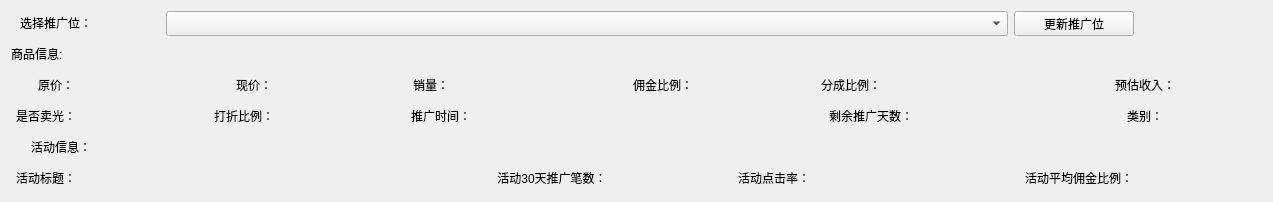
     <widget class="QWidget" name="widget" native="true">
      <layout class="QGridLayout" name="gridLayout">
       <item row="3" column="11">
        <widget class="QLabel" name="remain_time_s">
         <property name="sizePolicy">
          <sizepolicy hsizetype="Expanding" vsizetype="Expanding">
           <horstretch>0</horstretch>
           <verstretch>0</verstretch>
          </sizepolicy>
         </property>
         <property name="minimumSize">
          <size>
           <width>110</width>
           <height>25</height>
          </size>
         </property>
         <property name="maximumSize">
          <size>
           <width>110</width>
           <height>25</height>
          </size>
         </property>
         <property name="text">
          <string>&lt;html&gt;&lt;head/&gt;&lt;body&gt;&lt;p align=&quot;center&quot;&gt;剩余推广天数：&lt;/p&gt;&lt;/body&gt;&lt;/html&gt;</string>
         </property>
        </widget>
       </item>
       <item row="2" column="15">
        <widget class="QLabel" name="income_s">
         <property name="sizePolicy">
          <sizepolicy hsizetype="Expanding" vsizetype="Expanding">
           <horstretch>0</horstretch>
           <verstretch>0</verstretch>
          </sizepolicy>
         </property>
         <property name="minimumSize">
          <size>
           <width>70</width>
           <height>25</height>
          </size>
         </property>
         <property name="maximumSize">
          <size>
           <width>70</width>
           <height>25</height>
          </size>
         </property>
         <property name="text">
          <string>&lt;html&gt;&lt;head/&gt;&lt;body&gt;&lt;p align=&quot;center&quot;&gt;预估收入：&lt;/p&gt;&lt;/body&gt;&lt;/html&gt;</string>
         </property>
        </widget>
       </item>
       <item row="2" column="16">
        <widget class="QLabel" name="income">
         <property name="sizePolicy">
          <sizepolicy hsizetype="Expanding" vsizetype="Expanding">
           <horstretch>0</horstretch>
           <verstretch>0</verstretch>
          </sizepolicy>
         </property>
         <property name="minimumSize">
          <size>
           <width>60</width>
           <height>25</height>
          </size>
         </property>
         <property name="maximumSize">
          <size>
           <width>16777215</width>
           <height>25</height>
          </size>
         </property>
         <property name="styleSheet">
          <string notr="true">color:red;</string>
         </property>
         <property name="text">
          <string>&lt;html&gt;&lt;head/&gt;&lt;body&gt;&lt;p align=&quot;center&quot;&gt;&lt;br/&gt;&lt;/p&gt;&lt;/body&gt;&lt;/html&gt;</string>
         </property>
        </widget>
       </item>
       <item row="0" column="0" colspan="3">
        <widget class="QLabel" name="pid_s">
         <property name="sizePolicy">
          <sizepolicy hsizetype="Expanding" vsizetype="Expanding">
           <horstretch>0</horstretch>
           <verstretch>0</verstretch>
          </sizepolicy>
         </property>
         <property name="minimumSize">
          <size>
           <width>90</width>
           <height>25</height>
          </size>
         </property>
         <property name="maximumSize">
          <size>
           <width>90</width>
           <height>25</height>
          </size>
         </property>
         <property name="text">
          <string>&lt;html&gt;&lt;head/&gt;&lt;body&gt;&lt;p align=&quot;center&quot;&gt;选择推广位：&lt;/p&gt;&lt;/body&gt;&lt;/html&gt;</string>
         </property>
        </widget>
       </item>
       <item row="0" column="3" colspan="11">
        <widget class="QComboBox" name="pid">
         <property name="sizePolicy">
          <sizepolicy hsizetype="Expanding" vsizetype="Expanding">
           <horstretch>0</horstretch>
           <verstretch>0</verstretch>
          </sizepolicy>
         </property>
         <property name="minimumSize">
          <size>
           <width>680</width>
           <height>25</height>
          </size>
         </property>
         <property name="maximumSize">
          <size>
           <width>16777215</width>
           <height>25</height>
          </size>
         </property>
        </widget>
       </item>
       <item row="0" column="14" colspan="2">
        <widget class="QPushButton" name="update_pid">
         <property name="sizePolicy">
          <sizepolicy hsizetype="Expanding" vsizetype="Expanding">
           <horstretch>0</horstretch>
           <verstretch>0</verstretch>
          </sizepolicy>
         </property>
         <property name="minimumSize">
          <size>
           <width>120</width>
           <height>25</height>
          </size>
         </property>
         <property name="maximumSize">
          <size>
           <width>120</width>
           <height>25</height>
          </size>
         </property>
         <property name="text">
          <string>更新推广位</string>
         </property>
        </widget>
       </item>
       <item row="2" column="5">
        <widget class="QLabel" name="discount_price">
         <property name="sizePolicy">
          <sizepolicy hsizetype="Expanding" vsizetype="Expanding">
           <horstretch>0</horstretch>
           <verstretch>0</verstretch>
          </sizepolicy>
         </property>
         <property name="minimumSize">
          <size>
           <width>90</width>
           <height>25</height>
          </size>
         </property>
         <property name="maximumSize">
          <size>
           <width>16777215</width>
           <height>25</height>
          </size>
         </property>
         <property name="font">
          <font>
           <pointsize>10</pointsize>
          </font>
         </property>
         <property name="styleSheet">
          <string notr="true">color:red;</string>
         </property>
         <property name="text">
          <string>&lt;html&gt;&lt;head/&gt;&lt;body&gt;&lt;p align=&quot;center&quot;&gt;&lt;span style=&quot; color:#0000ff;&quot;&gt;&lt;br/&gt;&lt;/span&gt;&lt;/p&gt;&lt;/body&gt;&lt;/html&gt;</string>
         </property>
        </widget>
       </item>
       <item row="2" column="6">
        <widget class="QLabel" name="sold_quantity_s">
         <property name="sizePolicy">
          <sizepolicy hsizetype="Expanding" vsizetype="Expanding">
           <horstretch>0</horstretch>
           <verstretch>0</verstretch>
          </sizepolicy>
         </property>
         <property name="minimumSize">
          <size>
           <width>60</width>
           <height>25</height>
          </size>
         </property>
         <property name="maximumSize">
          <size>
           <width>60</width>
           <height>25</height>
          </size>
         </property>
         <property name="text">
          <string>&lt;html&gt;&lt;head/&gt;&lt;body&gt;&lt;p align=&quot;center&quot;&gt;销量：&lt;/p&gt;&lt;/body&gt;&lt;/html&gt;</string>
         </property>
        </widget>
       </item>
       <item row="2" column="7">
        <widget class="QLabel" name="sold_quantity">
         <property name="sizePolicy">
          <sizepolicy hsizetype="Expanding" vsizetype="Expanding">
           <horstretch>0</horstretch>
           <verstretch>0</verstretch>
          </sizepolicy>
         </property>
         <property name="minimumSize">
          <size>
           <width>90</width>
           <height>25</height>
          </size>
         </property>
         <property name="maximumSize">
          <size>
           <width>16777215</width>
           <height>25</height>
          </size>
         </property>
         <property name="font">
          <font>
           <pointsize>10</pointsize>
          </font>
         </property>
         <property name="styleSheet">
          <string notr="true">color:red;</string>
         </property>
         <property name="text">
          <string>&lt;html&gt;&lt;head/&gt;&lt;body&gt;&lt;p align=&quot;center&quot;&gt;&lt;span style=&quot; color:#ff0000;&quot;&gt;&lt;br/&gt;&lt;/span&gt;&lt;/p&gt;&lt;/body&gt;&lt;/html&gt;</string>
         </property>
        </widget>
       </item>
       <item row="2" column="11" colspan="3">
        <widget class="QLabel" name="share_rate_s">
         <property name="sizePolicy">
          <sizepolicy hsizetype="Expanding" vsizetype="Expanding">
           <horstretch>0</horstretch>
           <verstretch>0</verstretch>
          </sizepolicy>
         </property>
         <property name="minimumSize">
          <size>
           <width>70</width>
           <height>25</height>
          </size>
         </property>
         <property name="maximumSize">
          <size>
           <width>70</width>
           <height>25</height>
          </size>
         </property>
         <property name="text">
          <string>&lt;html&gt;&lt;head/&gt;&lt;body&gt;&lt;p align=&quot;center&quot;&gt;分成比例：&lt;/p&gt;&lt;/body&gt;&lt;/html&gt;</string>
         </property>
        </widget>
       </item>
       <item row="2" column="2" colspan="2">
        <widget class="QLabel" name="auction_price">
         <property name="sizePolicy">
          <sizepolicy hsizetype="Expanding" vsizetype="Expanding">
           <horstretch>0</horstretch>
           <verstretch>0</verstretch>
          </sizepolicy>
         </property>
         <property name="minimumSize">
          <size>
           <width>80</width>
           <height>25</height>
          </size>
         </property>
         <property name="maximumSize">
          <size>
           <width>16777215</width>
           <height>25</height>
          </size>
         </property>
         <property name="font">
          <font>
           <pointsize>10</pointsize>
           <weight>75</weight>
           <bold>true</bold>
          </font>
         </property>
         <property name="styleSheet">
          <string notr="true">color:red;</string>
         </property>
         <property name="text">
          <string>&lt;html&gt;&lt;head/&gt;&lt;body&gt;&lt;p align=&quot;center&quot;&gt;&lt;span style=&quot; font-size:12pt; font-weight:600; color:#ff0000;&quot;&gt;&lt;br/&gt;&lt;/span&gt;&lt;/p&gt;&lt;/body&gt;&lt;/html&gt;</string>
         </property>
        </widget>
       </item>
       <item row="2" column="0" colspan="2">
        <widget class="QLabel" name="auction_price_s">
         <property name="sizePolicy">
          <sizepolicy hsizetype="Expanding" vsizetype="Expanding">
           <horstretch>0</horstretch>
           <verstretch>0</verstretch>
          </sizepolicy>
         </property>
         <property name="minimumSize">
          <size>
           <width>90</width>
           <height>25</height>
          </size>
         </property>
         <property name="maximumSize">
          <size>
           <width>90</width>
           <height>25</height>
          </size>
         </property>
         <property name="styleSheet">
          <string notr="true"/>
         </property>
         <property name="text">
          <string>&lt;html&gt;&lt;head/&gt;&lt;body&gt;&lt;p align=&quot;center&quot;&gt;原价：&lt;/p&gt;&lt;/body&gt;&lt;/html&gt;</string>
         </property>
        </widget>
       </item>
       <item row="1" column="0">
        <widget class="QLabel" name="item">
         <property name="sizePolicy">
          <sizepolicy hsizetype="Expanding" vsizetype="Expanding">
           <horstretch>0</horstretch>
           <verstretch>0</verstretch>
          </sizepolicy>
         </property>
         <property name="minimumSize">
          <size>
           <width>100</width>
           <height>25</height>
          </size>
         </property>
         <property name="maximumSize">
          <size>
           <width>100</width>
           <height>25</height>
          </size>
         </property>
         <property name="text">
          <string>&lt;html&gt;&lt;head/&gt;&lt;body&gt;&lt;p&gt;                                            商品信息:&lt;/p&gt;&lt;/body&gt;&lt;/html&gt;</string>
         </property>
        </widget>
       </item>
       <item row="2" column="4">
        <widget class="QLabel" name="discount_price_s">
         <property name="sizePolicy">
          <sizepolicy hsizetype="Expanding" vsizetype="Expanding">
           <horstretch>0</horstretch>
           <verstretch>0</verstretch>
          </sizepolicy>
         </property>
         <property name="minimumSize">
          <size>
           <width>90</width>
           <height>25</height>
          </size>
         </property>
         <property name="maximumSize">
          <size>
           <width>90</width>
           <height>25</height>
          </size>
         </property>
         <property name="styleSheet">
          <string notr="true"/>
         </property>
         <property name="text">
          <string>&lt;html&gt;&lt;head/&gt;&lt;body&gt;&lt;p align=&quot;center&quot;&gt;现价：&lt;/p&gt;&lt;/body&gt;&lt;/html&gt;</string>
         </property>
        </widget>
       </item>
       <item row="2" column="14">
        <widget class="QLabel" name="share_rate">
         <property name="sizePolicy">
          <sizepolicy hsizetype="Expanding" vsizetype="Expanding">
           <horstretch>0</horstretch>
           <verstretch>0</verstretch>
          </sizepolicy>
         </property>
         <property name="minimumSize">
          <size>
           <width>70</width>
           <height>25</height>
          </size>
         </property>
         <property name="maximumSize">
          <size>
           <width>16777215</width>
           <height>25</height>
          </size>
         </property>
         <property name="font">
          <font>
           <pointsize>10</pointsize>
          </font>
         </property>
         <property name="styleSheet">
          <string notr="true">color:red;</string>
         </property>
         <property name="text">
          <string>&lt;html&gt;&lt;head/&gt;&lt;body&gt;&lt;p align=&quot;center&quot;&gt;&lt;br/&gt;&lt;/p&gt;&lt;/body&gt;&lt;/html&gt;</string>
         </property>
        </widget>
       </item>
       <item row="3" column="4">
        <widget class="QLabel" name="discount_rate_s">
         <property name="sizePolicy">
          <sizepolicy hsizetype="Expanding" vsizetype="Expanding">
           <horstretch>0</horstretch>
           <verstretch>0</verstretch>
          </sizepolicy>
         </property>
         <property name="minimumSize">
          <size>
           <width>70</width>
           <height>25</height>
          </size>
         </property>
         <property name="maximumSize">
          <size>
           <width>70</width>
           <height>25</height>
          </size>
         </property>
         <property name="text">
          <string>&lt;html&gt;&lt;head/&gt;&lt;body&gt;&lt;p align=&quot;center&quot;&gt;打折比例：&lt;/p&gt;&lt;/body&gt;&lt;/html&gt;</string>
         </property>
        </widget>
       </item>
       <item row="3" column="0">
        <widget class="QLabel" name="is_sold_out_s">
         <property name="sizePolicy">
          <sizepolicy hsizetype="Expanding" vsizetype="Expanding">
           <horstretch>0</horstretch>
           <verstretch>0</verstretch>
          </sizepolicy>
         </property>
         <property name="minimumSize">
          <size>
           <width>70</width>
           <height>25</height>
          </size>
         </property>
         <property name="maximumSize">
          <size>
           <width>70</width>
           <height>25</height>
          </size>
         </property>
         <property name="text">
          <string>&lt;html&gt;&lt;head/&gt;&lt;body&gt;&lt;p align=&quot;center&quot;&gt;是否卖光：&lt;/p&gt;&lt;/body&gt;&lt;/html&gt;</string>
         </property>
        </widget>
       </item>
       <item row="3" column="2" colspan="2">
        <widget class="QLabel" name="is_sold_out">
         <property name="sizePolicy">
          <sizepolicy hsizetype="Expanding" vsizetype="Expanding">
           <horstretch>0</horstretch>
           <verstretch>0</verstretch>
          </sizepolicy>
         </property>
         <property name="minimumSize">
          <size>
           <width>70</width>
           <height>25</height>
          </size>
         </property>
         <property name="maximumSize">
          <size>
           <width>16777215</width>
           <height>25</height>
          </size>
         </property>
         <property name="font">
          <font>
           <pointsize>10</pointsize>
          </font>
         </property>
         <property name="styleSheet">
          <string notr="true">color:red;</string>
         </property>
         <property name="text">
          <string>&lt;html&gt;&lt;head/&gt;&lt;body&gt;&lt;p align=&quot;center&quot;&gt;&lt;br/&gt;&lt;/p&gt;&lt;/body&gt;&lt;/html&gt;</string>
         </property>
        </widget>
       </item>
       <item row="4" column="0">
        <widget class="QLabel" name="activaty">
         <property name="sizePolicy">
          <sizepolicy hsizetype="Expanding" vsizetype="Expanding">
           <horstretch>0</horstretch>
           <verstretch>0</verstretch>
          </sizepolicy>
         </property>
         <property name="minimumSize">
          <size>
           <width>70</width>
           <height>25</height>
          </size>
         </property>
         <property name="maximumSize">
          <size>
           <width>16777215</width>
           <height>25</height>
          </size>
         </property>
         <property name="text">
          <string>&lt;html&gt;&lt;head/&gt;&lt;body&gt;&lt;p align=&quot;center&quot;&gt;活动信息：&lt;/p&gt;&lt;/body&gt;&lt;/html&gt;</string>
         </property>
        </widget>
       </item>
       <item row="3" column="5">
        <widget class="QLabel" name="discount_rate">
         <property name="sizePolicy">
          <sizepolicy hsizetype="Expanding" vsizetype="Expanding">
           <horstretch>0</horstretch>
           <verstretch>0</verstretch>
          </sizepolicy>
         </property>
         <property name="minimumSize">
          <size>
           <width>70</width>
           <height>25</height>
          </size>
         </property>
         <property name="maximumSize">
          <size>
           <width>16777215</width>
           <height>25</height>
          </size>
         </property>
         <property name="font">
          <font>
           <pointsize>10</pointsize>
          </font>
         </property>
         <property name="styleSheet">
          <string notr="true">color:red;</string>
         </property>
         <property name="text">
          <string>&lt;html&gt;&lt;head/&gt;&lt;body&gt;&lt;p align=&quot;center&quot;&gt;&lt;br/&gt;&lt;/p&gt;&lt;/body&gt;&lt;/html&gt;</string>
         </property>
        </widget>
       </item>
       <item row="3" column="6">
        <widget class="QLabel" name="time_s">
         <property name="sizePolicy">
          <sizepolicy hsizetype="Expanding" vsizetype="Expanding">
           <horstretch>0</horstretch>
           <verstretch>0</verstretch>
          </sizepolicy>
         </property>
         <property name="minimumSize">
          <size>
           <width>80</width>
           <height>25</height>
          </size>
         </property>
         <property name="maximumSize">
          <size>
           <width>80</width>
           <height>25</height>
          </size>
         </property>
         <property name="text">
          <string>&lt;html&gt;&lt;head/&gt;&lt;body&gt;&lt;p align=&quot;center&quot;&gt;推广时间：&lt;/p&gt;&lt;/body&gt;&lt;/html&gt;</string>
         </property>
        </widget>
       </item>
       <item row="3" column="7" colspan="4">
        <widget class="QLabel" name="time">
         <property name="sizePolicy">
          <sizepolicy hsizetype="Expanding" vsizetype="Expanding">
           <horstretch>0</horstretch>
           <verstretch>0</verstretch>
          </sizepolicy>
         </property>
         <property name="minimumSize">
          <size>
           <width>290</width>
           <height>25</height>
          </size>
         </property>
         <property name="maximumSize">
          <size>
           <width>16777215</width>
           <height>25</height>
          </size>
         </property>
         <property name="styleSheet">
          <string notr="true">color:red;</string>
         </property>
         <property name="text">
          <string>&lt;html&gt;&lt;head/&gt;&lt;body&gt;&lt;p align=&quot;center&quot;&gt;&lt;span style=&quot; color:#ff0000;&quot;&gt;&lt;br/&gt;&lt;/span&gt;&lt;/p&gt;&lt;/body&gt;&lt;/html&gt;</string>
         </property>
        </widget>
       </item>
       <item row="5" column="0">
        <widget class="QLabel" name="event_title_s">
         <property name="sizePolicy">
          <sizepolicy hsizetype="Expanding" vsizetype="Expanding">
           <horstretch>0</horstretch>
           <verstretch>0</verstretch>
          </sizepolicy>
         </property>
         <property name="minimumSize">
          <size>
           <width>70</width>
           <height>25</height>
          </size>
         </property>
         <property name="maximumSize">
          <size>
           <width>70</width>
           <height>25</height>
          </size>
         </property>
         <property name="text">
          <string>&lt;html&gt;&lt;head/&gt;&lt;body&gt;&lt;p align=&quot;center&quot;&gt;活动标题：&lt;/p&gt;&lt;/body&gt;&lt;/html&gt;</string>
         </property>
        </widget>
       </item>
       <item row="5" column="9">
        <widget class="QLabel" name="alipay_num">
         <property name="sizePolicy">
          <sizepolicy hsizetype="Expanding" vsizetype="Expanding">
           <horstretch>0</horstretch>
           <verstretch>0</verstretch>
          </sizepolicy>
         </property>
         <property name="minimumSize">
          <size>
           <width>70</width>
           <height>25</height>
          </size>
         </property>
         <property name="maximumSize">
          <size>
           <width>16777215</width>
           <height>25</height>
          </size>
         </property>
         <property name="font">
          <font>
           <pointsize>10</pointsize>
          </font>
         </property>
         <property name="styleSheet">
          <string notr="true">color:red;</string>
         </property>
         <property name="text">
          <string>&lt;html&gt;&lt;head/&gt;&lt;body&gt;&lt;p align=&quot;center&quot;&gt;&lt;br/&gt;&lt;/p&gt;&lt;/body&gt;&lt;/html&gt;</string>
         </property>
        </widget>
       </item>
       <item row="5" column="7" colspan="2">
        <widget class="QLabel" name="alipay_num_s">
         <property name="sizePolicy">
          <sizepolicy hsizetype="Expanding" vsizetype="Expanding">
           <horstretch>0</horstretch>
           <verstretch>0</verstretch>
          </sizepolicy>
         </property>
         <property name="minimumSize">
          <size>
           <width>130</width>
           <height>25</height>
          </size>
         </property>
         <property name="maximumSize">
          <size>
           <width>130</width>
           <height>25</height>
          </size>
         </property>
         <property name="text">
          <string>&lt;html&gt;&lt;head/&gt;&lt;body&gt;&lt;p align=&quot;center&quot;&gt;活动30天推广笔数：&lt;/p&gt;&lt;/body&gt;&lt;/html&gt;</string>
         </property>
        </widget>
       </item>
       <item row="5" column="1" colspan="6">
        <widget class="QLabel" name="event_title">
         <property name="sizePolicy">
          <sizepolicy hsizetype="Expanding" vsizetype="Expanding">
           <horstretch>0</horstretch>
           <verstretch>0</verstretch>
          </sizepolicy>
         </property>
         <property name="minimumSize">
          <size>
           <width>160</width>
           <height>25</height>
          </size>
         </property>
         <property name="maximumSize">
          <size>
           <width>16777215</width>
           <height>25</height>
          </size>
         </property>
         <property name="styleSheet">
          <string notr="true">color:red;</string>
         </property>
         <property name="text">
          <string>&lt;html&gt;&lt;head/&gt;&lt;body&gt;&lt;p align=&quot;center&quot;&gt;&lt;br/&gt;&lt;/p&gt;&lt;/body&gt;&lt;/html&gt;</string>
         </property>
        </widget>
       </item>
       <item row="5" column="13">
        <widget class="QLabel" name="cvr">
         <property name="minimumSize">
          <size>
           <width>70</width>
           <height>25</height>
          </size>
         </property>
         <property name="maximumSize">
          <size>
           <width>16777215</width>
           <height>25</height>
          </size>
         </property>
         <property name="font">
          <font>
           <pointsize>10</pointsize>
          </font>
         </property>
         <property name="styleSheet">
          <string notr="true">color:red;</string>
         </property>
         <property name="text">
          <string>&lt;html&gt;&lt;head/&gt;&lt;body&gt;&lt;p align=&quot;center&quot;&gt;&lt;br/&gt;&lt;/p&gt;&lt;/body&gt;&lt;/html&gt;</string>
         </property>
        </widget>
       </item>
       <item row="5" column="14" colspan="2">
        <widget class="QLabel" name="avg_commission_rate_s">
         <property name="sizePolicy">
          <sizepolicy hsizetype="Expanding" vsizetype="Expanding">
           <horstretch>0</horstretch>
           <verstretch>0</verstretch>
          </sizepolicy>
         </property>
         <property name="minimumSize">
          <size>
           <width>130</width>
           <height>25</height>
          </size>
         </property>
         <property name="maximumSize">
          <size>
           <width>130</width>
           <height>25</height>
          </size>
         </property>
         <property name="text">
          <string>&lt;html&gt;&lt;head/&gt;&lt;body&gt;&lt;p align=&quot;center&quot;&gt;活动平均佣金比例：&lt;/p&gt;&lt;/body&gt;&lt;/html&gt;</string>
         </property>
        </widget>
       </item>
       <item row="5" column="10" colspan="2">
        <widget class="QLabel" name="cvr_s">
         <property name="sizePolicy">
          <sizepolicy hsizetype="Expanding" vsizetype="Expanding">
           <horstretch>0</horstretch>
           <verstretch>0</verstretch>
          </sizepolicy>
         </property>
         <property name="minimumSize">
          <size>
           <width>110</width>
           <height>25</height>
          </size>
         </property>
         <property name="maximumSize">
          <size>
           <width>110</width>
           <height>25</height>
          </size>
         </property>
         <property name="text">
          <string>&lt;html&gt;&lt;head/&gt;&lt;body&gt;&lt;p align=&quot;center&quot;&gt;活动点击率：&lt;/p&gt;&lt;/body&gt;&lt;/html&gt;</string>
         </property>
        </widget>
       </item>
       <item row="5" column="16" colspan="2">
        <widget class="QLabel" name="avg_commission_rate">
         <property name="sizePolicy">
          <sizepolicy hsizetype="Expanding" vsizetype="Expanding">
           <horstretch>0</horstretch>
           <verstretch>0</verstretch>
          </sizepolicy>
         </property>
         <property name="maximumSize">
          <size>
           <width>130</width>
           <height>25</height>
          </size>
         </property>
         <property name="sizeIncrement">
          <size>
           <width>-1</width>
           <height>25</height>
          </size>
         </property>
         <property name="font">
          <font>
           <pointsize>10</pointsize>
          </font>
         </property>
         <property name="styleSheet">
          <string notr="true">color:red;</string>
         </property>
         <property name="text">
          <string>&lt;html&gt;&lt;head/&gt;&lt;body&gt;&lt;p align=&quot;center&quot;&gt;&lt;br/&gt;&lt;/p&gt;&lt;/body&gt;&lt;/html&gt;</string>
         </property>
        </widget>
       </item>
       <item row="2" column="9">
        <widget class="QLabel" name="com_rate_s">
         <property name="sizePolicy">
          <sizepolicy hsizetype="Expanding" vsizetype="Expanding">
           <horstretch>0</horstretch>
           <verstretch>0</verstretch>
          </sizepolicy>
         </property>
         <property name="minimumSize">
          <size>
           <width>80</width>
           <height>25</height>
          </size>
         </property>
         <property name="maximumSize">
          <size>
           <width>80</width>
           <height>25</height>
          </size>
         </property>
         <property name="text">
          <string>&lt;html&gt;&lt;head/&gt;&lt;body&gt;&lt;p align=&quot;center&quot;&gt;佣金比例：&lt;/p&gt;&lt;/body&gt;&lt;/html&gt;</string>
         </property>
        </widget>
       </item>
       <item row="2" column="10">
        <widget class="QLabel" name="com_rate">
         <property name="sizePolicy">
          <sizepolicy hsizetype="Expanding" vsizetype="Expanding">
           <horstretch>0</horstretch>
           <verstretch>0</verstretch>
          </sizepolicy>
         </property>
         <property name="minimumSize">
          <size>
           <width>60</width>
           <height>25</height>
          </size>
         </property>
         <property name="maximumSize">
          <size>
           <width>16777215</width>
           <height>25</height>
          </size>
         </property>
         <property name="styleSheet">
          <string notr="true">color:red;</string>
         </property>
         <property name="text">
          <string>&lt;html&gt;&lt;head/&gt;&lt;body&gt;&lt;p align=&quot;center&quot;&gt;&lt;br/&gt;&lt;/p&gt;&lt;/body&gt;&lt;/html&gt;</string>
         </property>
        </widget>
       </item>
       <item row="3" column="16">
        <widget class="QLabel" name="mall">
         <property name="sizePolicy">
          <sizepolicy hsizetype="Expanding" vsizetype="Expanding">
           <horstretch>0</horstretch>
           <verstretch>0</verstretch>
          </sizepolicy>
         </property>
         <property name="minimumSize">
          <size>
           <width>70</width>
           <height>25</height>
          </size>
         </property>
         <property name="maximumSize">
          <size>
           <width>16777215</width>
           <height>25</height>
          </size>
         </property>
         <property name="font">
          <font>
           <pointsize>10</pointsize>
          </font>
         </property>
         <property name="styleSheet">
          <string notr="true">color:red;</string>
         </property>
         <property name="text">
          <string>&lt;html&gt;&lt;head/&gt;&lt;body&gt;&lt;p align=&quot;center&quot;&gt;&lt;br/&gt;&lt;/p&gt;&lt;/body&gt;&lt;/html&gt;</string>
         </property>
        </widget>
       </item>
       <item row="3" column="15">
        <widget class="QLabel" name="mall_s">
         <property name="sizePolicy">
          <sizepolicy hsizetype="Expanding" vsizetype="Expanding">
           <horstretch>0</horstretch>
           <verstretch>0</verstretch>
          </sizepolicy>
         </property>
         <property name="minimumSize">
          <size>
           <width>70</width>
           <height>25</height>
          </size>
         </property>
         <property name="maximumSize">
          <size>
           <width>70</width>
           <height>25</height>
          </size>
         </property>
         <property name="text">
          <string>&lt;html&gt;&lt;head/&gt;&lt;body&gt;&lt;p align=&quot;center&quot;&gt;类别：&lt;/p&gt;&lt;/body&gt;&lt;/html&gt;</string>
         </property>
        </widget>
       </item>
       <item row="3" column="14">
        <widget class="QLabel" name="remain_time">
         <property name="sizePolicy">
          <sizepolicy hsizetype="Expanding" vsizetype="Expanding">
           <horstretch>0</horstretch>
           <verstretch>0</verstretch>
          </sizepolicy>
         </property>
         <property name="minimumSize">
          <size>
           <width>90</width>
           <height>25</height>
          </size>
         </property>
         <property name="maximumSize">
          <size>
           <width>16777215</width>
           <height>25</height>
          </size>
         </property>
         <property name="font">
          <font>
           <pointsize>10</pointsize>
          </font>
         </property>
         <property name="styleSheet">
          <string notr="true">color:red;</string>
         </property>
         <property name="text">
          <string>&lt;html&gt;&lt;head/&gt;&lt;body&gt;&lt;p align=&quot;center&quot;&gt;&lt;span style=&quot; color:#ff0000;&quot;&gt;&lt;br/&gt;&lt;/span&gt;&lt;/p&gt;&lt;/body&gt;&lt;/html&gt;</string>
         </property>
        </widget>
       </item>
      </layout>
     </widget>
